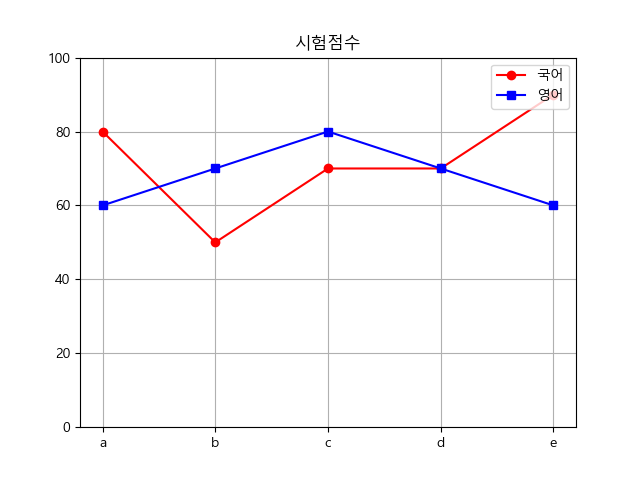

The script that saved this image:
# 시각화 : 많은 양의 데이터를 효율적으로 봄으로써 인사이트를 정확하게 얻어낼수가 있다.

import numpy as np
import matplotlib.pyplot as plt
plt.rc('font',family='malgun gothic') # 한글이 안깨지게 설정 (음수가 표시가 안된다.)
plt.rcParams['axes.unicode_minus'] = False # 음수가 깨지는걸 방지

x = ["서울","인천","수원"] # set 순서가 없어서 X
y = [5, -3, 7]

# plt.plot(y)
#plt.xlim([-1,3]) # x,y 축 경계값 지정
#plt.ylim([0,10])
#plt.yticks(list(range(0,11,3)))
#plt.plot(x, y)
#plt.show()

#data = np.arange(1, 11, 2)
#print(data)
#plt.plot(data)
#x = [0,1,2,3,4]
#for a,b in zip(x,data):
#    plt.text(a, b, str(b))
#plt.show()

# sin 곡선
#x = np.arange(10)
#y = np.sin(x)
##print(x, y)
##plt.plot(x, y)
##plt.plot(x, y, 'bo')
##plt.plot(x, y, 'r+')
#plt.plot(x, y, 'go--', linewidth=2, markersize=12) # lw=2, marker='o', c='g'
#plt.show()

# hold
x = np.arange(0, np.pi * 3, 0.1)
y_sin = np.sin(x)
y_cos = np.cos(x)

#plt.figure(figsize=(10,5))
#plt.plot(x, y_sin, 'r') # 직선
#plt.scatter(x, y_cos) # 산점도
#plt.xlabel('x축')
#plt.ylabel('y축')
#plt.legend(['sine', 'cosine']) # 범례
#plt.show()

# subplot
plt.subplot(2,1,1)
plt.plot(x, y_sin,'r')
plt.title('사인 그래프')
plt.subplot(2, 1, 2)
plt.scatter(x, y_cos)
plt.title('코사인 그래프')
plt.show()

# 꺽은선 그래프
irum = ['a','b','c','d','e']
kor = [80,50,70,70,90]
eng = [60,70,80,70,60]
plt.plot(irum,kor,'ro-')
plt.plot(irum,eng,'bs-')
plt.title('시험점수')
plt.ylim([0,100])
plt.legend(['국어','영어'],loc = 1)
plt.grid(True)

fig = plt.gcf() # 그래프를 이미지로 저장
plt.show()
fig.savefig('plot1.png')

from matplotlib.pyplot import imread
img = imread('plot1.png')
plt.imshow(img)
plt.show()
plt.show() 